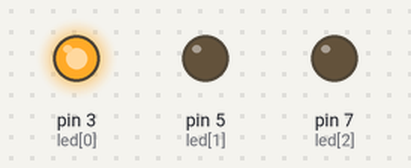
This sketch was run on a simulated Arduino Uno, built with avr-gcc and run on an emulated ATmega328P. Shown: output pins drawn as LEDs (lit = HIGH).

Above: at 0.75 s.
At 15.67 s:
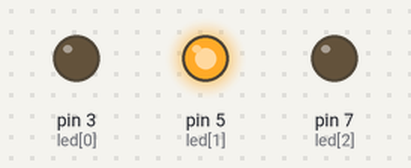
At 31.32 s:
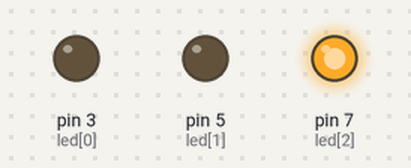
At 59.7 s:
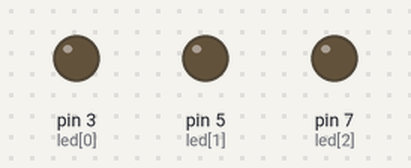
Timing chart, 0 to 60.8 s (numbered marks = the images above):
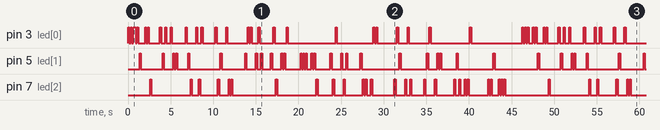

Measured:
- by itself, pin 3 (led[0]), pin 5 (led[1]), pin 7 (led[2]): moves between LOW and HIGH, repeating every 46.8 s
- by itself, everything shown: repeats every 46.8 s, in 162 steps

The sketch:

d3_sketch.ino
```cpp
// Mechatronics Lab - Activity 403 Part D-3
// 02/06/13
// Les Malan w/assistance from M. Akour, G. Valois, J. Taylor

int led[3]={3,5,7}; //declare variable for LED pins
int delayA = 0; //declare variable for delay timer


void setup() {
pinMode(led[0], OUTPUT); // set pin mode
pinMode(led[1], OUTPUT);
pinMode(led[2], OUTPUT);
}
void loop() { // loops through all combinations of integer values 1-3, ie 111, 112, 113, etc
  for(int i = 1; i < 4; i++){ //integer position 1
    for(int j = 1; j < 4; j++){ //integer position 2
      for(int k = 1; k < 4; k++){ //integer position 3

        digitalWrite(led[i-1],HIGH); //cycles through turning LED pins on/off
        delay(150);
        digitalWrite(led[i-1],LOW);
        delay(150);
        digitalWrite(led[j-1],HIGH);
        delay(150);
        digitalWrite(led[j-1],LOW);
        delay(150);
        digitalWrite(led[k-1],HIGH);
        delay(150);
        digitalWrite(led[k-1],LOW);
        delay(delayA);

        if((i+j+k)%2==0){ // checks even or odd value. If even, delay is 250ms, otherwise it is 500 ms
          delayA=(i+j+k)*250;
        }
        else{
          delayA=500;
        }
 }
 }
}
}
```
